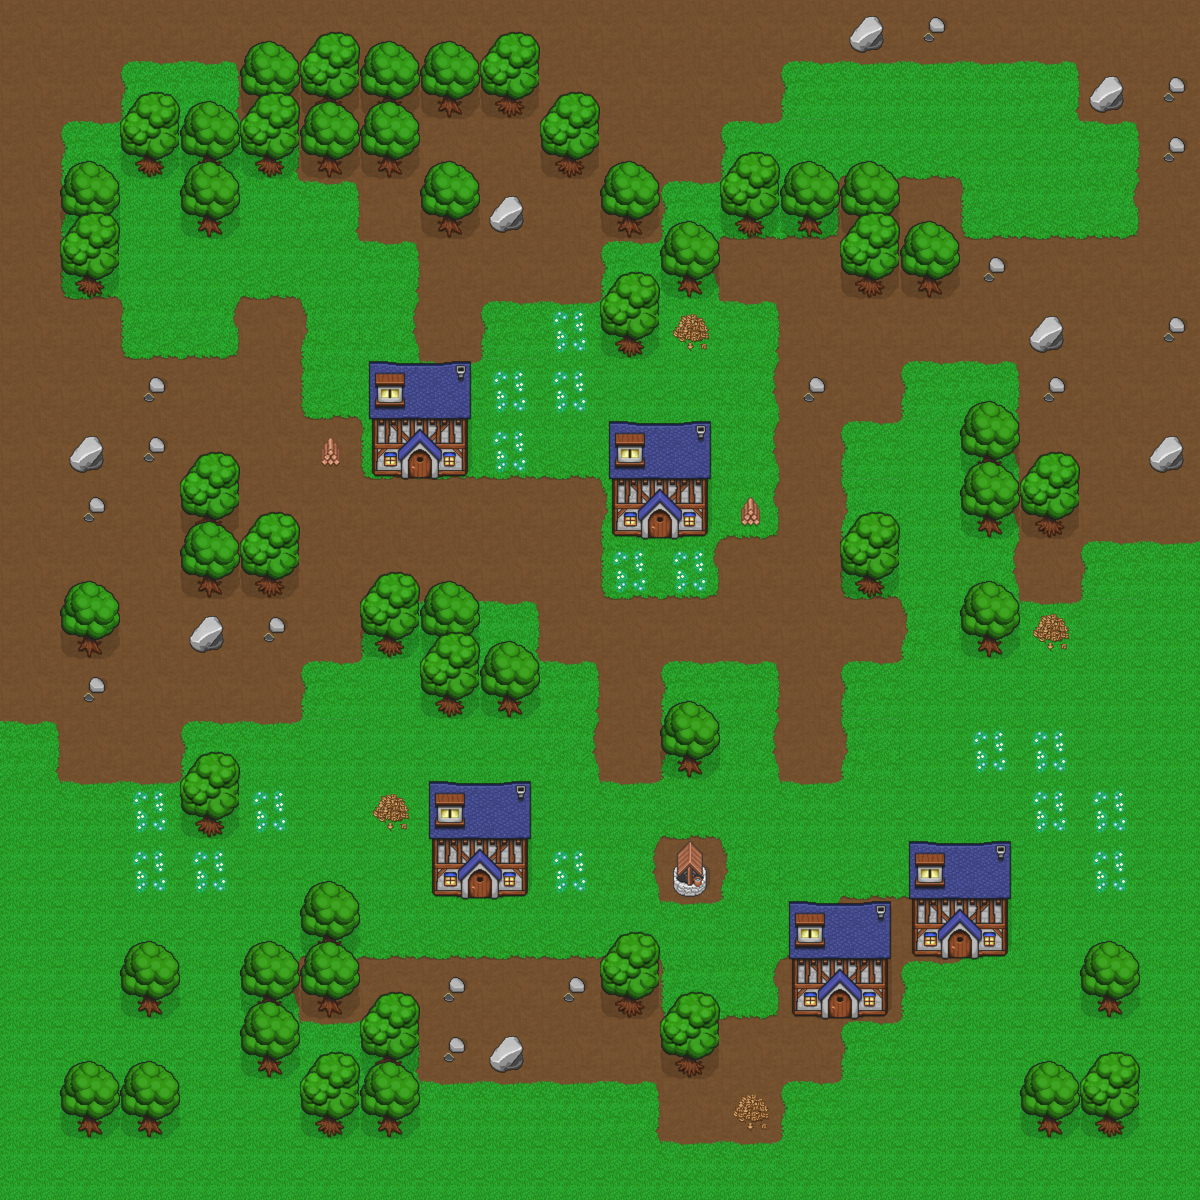

This is a level from a 2D game, rendered from its Tiled map with the project's own tilesets. A one-line summary and the map file follow, with tile-layer data summarised:
An orthogonal 20x20 tile map with 60x60 px tiles, 3 tile layers (floor, top, top2), 1 hidden layer not drawn, 2 tilesets.

<map version="1.0" orientation="orthogonal" width="20" height="20" tilewidth="60" tileheight="60">
 <tileset firstgid="1" name="sprite_sheet" tilewidth="60" tileheight="60">
  <image source="sprite_sheet.png" width="240" height="360" />
 </tileset>
 <tileset firstgid="25" name="special" tilewidth="60" tileheight="60">
  <image source="special.png" width="120" height="60" />
  <tile id="0">
   <properties>
    <property name="character" value="true" />
   </properties>
  </tile>
  <tile id="1">
   <properties>
    <property name="collidable" value="true" />
   </properties>
  </tile>
 </tileset>
 <layer name="floor" width="20" height="20">
  <data>[400 cells, 400 non-empty, 10 distinct tile ids]</data>
 </layer>
 <layer name="top" width="20" height="20">
  <data>[400 cells, 136 non-empty, 14 distinct tile ids]</data>
 </layer>
 <layer name="top2" width="20" height="20">
  <data>[400 cells, 36 non-empty, 4 distinct tile ids]</data>
 </layer>
 <layer name="meta" width="20" height="20" visible="0">
  <data>[400 cells, 64 non-empty, 2 distinct tile ids]</data>
 </layer>
</map>